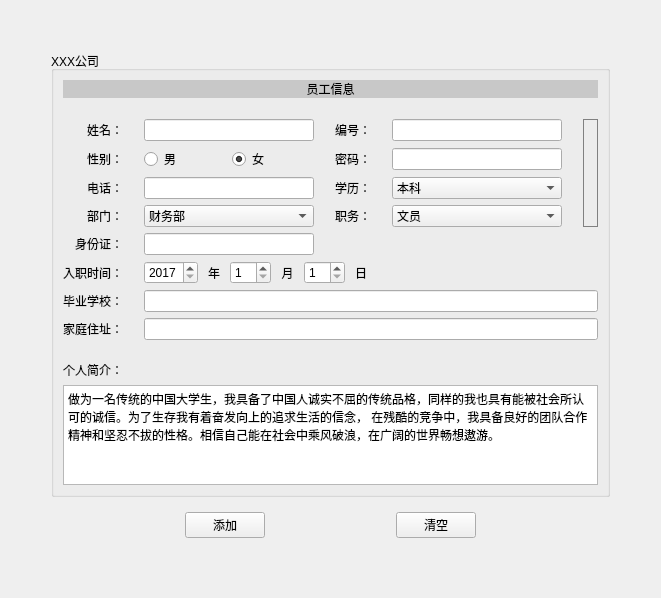
         <widget class="QWidget" name="add_emp">
          <layout class="QGridLayout" name="gridLayout">
           <item row="1" column="0">
            <spacer name="horizontalSpacer_25">
             <property name="orientation">
              <enum>Qt::Horizontal</enum>
             </property>
             <property name="sizeHint" stdset="0">
              <size>
               <width>40</width>
               <height>20</height>
              </size>
             </property>
            </spacer>
           </item>
           <item row="3" column="1">
            <spacer name="verticalSpacer_7">
             <property name="orientation">
              <enum>Qt::Vertical</enum>
             </property>
             <property name="sizeHint" stdset="0">
              <size>
               <width>20</width>
               <height>40</height>
              </size>
             </property>
            </spacer>
           </item>
           <item row="2" column="1">
            <widget class="QWidget" name="widget_14" native="true">
             <layout class="QHBoxLayout" name="horizontalLayout_5">
              <item>
               <spacer name="horizontalSpacer_22">
                <property name="orientation">
                 <enum>Qt::Horizontal</enum>
                </property>
                <property name="sizeHint" stdset="0">
                 <size>
                  <width>40</width>
                  <height>20</height>
                 </size>
                </property>
               </spacer>
              </item>
              <item>
               <widget class="QPushButton" name="pushButton_8">
                <property name="text">
                 <string>添加</string>
                </property>
               </widget>
              </item>
              <item>
               <spacer name="horizontalSpacer_23">
                <property name="orientation">
                 <enum>Qt::Horizontal</enum>
                </property>
                <property name="sizeHint" stdset="0">
                 <size>
                  <width>40</width>
                  <height>20</height>
                 </size>
                </property>
               </spacer>
              </item>
              <item>
               <widget class="QPushButton" name="pushButton_9">
                <property name="text">
                 <string>清空</string>
                </property>
               </widget>
              </item>
              <item>
               <spacer name="horizontalSpacer_24">
                <property name="orientation">
                 <enum>Qt::Horizontal</enum>
                </property>
                <property name="sizeHint" stdset="0">
                 <size>
                  <width>40</width>
                  <height>20</height>
                 </size>
                </property>
               </spacer>
              </item>
             </layout>
            </widget>
           </item>
           <item row="1" column="1">
            <widget class="QGroupBox" name="groupBox_3">
             <property name="title">
              <string>XXX公司</string>
             </property>
             <layout class="QVBoxLayout" name="verticalLayout_10">
              <property name="spacing">
               <number>21</number>
              </property>
              <item>
               <widget class="QLabel" name="label_38">
                <property name="styleSheet">
                 <string notr="true">background-color: rgb(200, 200, 200);</string>
                </property>
                <property name="text">
                 <string>员工信息</string>
                </property>
                <property name="alignment">
                 <set>Qt::AlignCenter</set>
                </property>
               </widget>
              </item>
              <item>
               <widget class="QWidget" name="widget_4" native="true">
                <layout class="QGridLayout" name="gridLayout_2">
                 <property name="leftMargin">
                  <number>0</number>
                 </property>
                 <property name="topMargin">
                  <number>0</number>
                 </property>
                 <property name="rightMargin">
                  <number>0</number>
                 </property>
                 <property name="bottomMargin">
                  <number>0</number>
                 </property>
                 <property name="horizontalSpacing">
                  <number>21</number>
                 </property>
                 <item row="1" column="1">
                  <widget class="QWidget" name="widget_2" native="true">
                   <layout class="QHBoxLayout" name="horizontalLayout">
                    <property name="leftMargin">
                     <number>0</number>
                    </property>
                    <property name="topMargin">
                     <number>0</number>
                    </property>
                    <property name="rightMargin">
                     <number>0</number>
                    </property>
                    <property name="bottomMargin">
                     <number>0</number>
                    </property>
                    <item>
                     <widget class="QRadioButton" name="radioButton">
                      <property name="text">
                       <string>男</string>
                      </property>
                     </widget>
                    </item>
                    <item>
                     <widget class="QRadioButton" name="radioButton_2">
                      <property name="text">
                       <string>女</string>
                      </property>
                      <property name="checkable">
                       <bool>true</bool>
                      </property>
                      <property name="checked">
                       <bool>true</bool>
                      </property>
                     </widget>
                    </item>
                   </layout>
                  </widget>
                 </item>
                 <item row="3" column="0">
                  <widget class="QLabel" name="label_45">
                   <property name="text">
                    <string>部门：</string>
                   </property>
                   <property name="alignment">
                    <set>Qt::AlignRight|Qt::AlignTrailing|Qt::AlignVCenter</set>
                   </property>
                  </widget>
                 </item>
                 <item row="8" column="0">
                  <widget class="QLabel" name="label_68">
                   <property name="text">
                    <string>家庭住址：</string>
                   </property>
                   <property name="alignment">
                    <set>Qt::AlignRight|Qt::AlignTrailing|Qt::AlignVCenter</set>
                   </property>
                  </widget>
                 </item>
                 <item row="3" column="1">
                  <widget class="QComboBox" name="comboBox_8">
                   <property name="minimumSize">
                    <size>
                     <width>170</width>
                     <height>0</height>
                    </size>
                   </property>
                   <property name="maximumSize">
                    <size>
                     <width>170</width>
                     <height>16777215</height>
                    </size>
                   </property>
                   <item>
                    <property name="text">
                     <string>财务部</string>
                    </property>
                   </item>
                   <item>
                    <property name="text">
                     <string>后勤部</string>
                    </property>
                   </item>
                   <item>
                    <property name="text">
                     <string>人事部</string>
                    </property>
                   </item>
                   <item>
                    <property name="text">
                     <string>品管部</string>
                    </property>
                   </item>
                   <item>
                    <property name="text">
                     <string>营销部</string>
                    </property>
                   </item>
                   <item>
                    <property name="text">
                     <string>产品开发部</string>
                    </property>
                   </item>
                   <item>
                    <property name="text">
                     <string>人力资源部</string>
                    </property>
                   </item>
                   <item>
                    <property name="text">
                     <string>资源采购部</string>
                    </property>
                   </item>
                   <item>
                    <property name="text">
                     <string>售后服务部</string>
                    </property>
                   </item>
                  </widget>
                 </item>
                 <item row="6" column="0">
                  <widget class="QLabel" name="label_7">
                   <property name="text">
                    <string>入职时间：</string>
                   </property>
                   <property name="alignment">
                    <set>Qt::AlignRight|Qt::AlignTrailing|Qt::AlignVCenter</set>
                   </property>
                  </widget>
                 </item>
                 <item row="3" column="2">
                  <widget class="QLabel" name="label_64">
                   <property name="text">
                    <string>职务：</string>
                   </property>
                   <property name="alignment">
                    <set>Qt::AlignRight|Qt::AlignTrailing|Qt::AlignVCenter</set>
                   </property>
                  </widget>
                 </item>
                 <item row="8" column="1" colspan="4">
                  <widget class="QLineEdit" name="lineEdit_40"/>
                 </item>
                 <item row="3" column="3">
                  <widget class="QComboBox" name="comboBox_10">
                   <property name="minimumSize">
                    <size>
                     <width>170</width>
                     <height>0</height>
                    </size>
                   </property>
                   <property name="maximumSize">
                    <size>
                     <width>170</width>
                     <height>16777215</height>
                    </size>
                   </property>
                   <item>
                    <property name="text">
                     <string>文员</string>
                    </property>
                   </item>
                   <item>
                    <property name="text">
                     <string>生产员工</string>
                    </property>
                   </item>
                   <item>
                    <property name="text">
                     <string>技术工人</string>
                    </property>
                   </item>
                   <item>
                    <property name="text">
                     <string>高级工程师</string>
                    </property>
                   </item>
                   <item>
                    <property name="text">
                     <string>部门经理</string>
                    </property>
                   </item>
                   <item>
                    <property name="text">
                     <string>主任</string>
                    </property>
                   </item>
                   <item>
                    <property name="text">
                     <string>总经理</string>
                    </property>
                   </item>
                  </widget>
                 </item>
                 <item row="5" column="1">
                  <widget class="QLineEdit" name="lineEdit_25">
                   <property name="minimumSize">
                    <size>
                     <width>170</width>
                     <height>0</height>
                    </size>
                   </property>
                   <property name="maximumSize">
                    <size>
                     <width>170</width>
                     <height>16777215</height>
                    </size>
                   </property>
                  </widget>
                 </item>
                 <item row="1" column="3">
                  <widget class="QLineEdit" name="lineEdit_24">
                   <property name="minimumSize">
                    <size>
                     <width>170</width>
                     <height>0</height>
                    </size>
                   </property>
                   <property name="maximumSize">
                    <size>
                     <width>170</width>
                     <height>16777215</height>
                    </size>
                   </property>
                  </widget>
                 </item>
                 <item row="0" column="4" rowspan="4">
                  <widget class="QLabel" name="label_5">
                   <property name="cursor">
                    <cursorShape>PointingHandCursor</cursorShape>
                   </property>
                   <property name="toolTip">
                    <string>点击上传头像</string>
                   </property>
                   <property name="styleSheet">
                    <string notr="true">border: 1px solid gray;
padding: 3px
</string>
                   </property>
                   <property name="pixmap">
                    <pixmap resource="Page/page.qrc">:/form/images/default_avatar.png</pixmap>
                   </property>
                   <property name="scaledContents">
                    <bool>true</bool>
                   </property>
                  </widget>
                 </item>
                 <item row="2" column="2">
                  <widget class="QLabel" name="label_63">
                   <property name="text">
                    <string>学历：</string>
                   </property>
                   <property name="alignment">
                    <set>Qt::AlignRight|Qt::AlignTrailing|Qt::AlignVCenter</set>
                   </property>
                  </widget>
                 </item>
                 <item row="2" column="3">
                  <widget class="QComboBox" name="comboBox_2">
                   <property name="minimumSize">
                    <size>
                     <width>170</width>
                     <height>0</height>
                    </size>
                   </property>
                   <property name="maximumSize">
                    <size>
                     <width>170</width>
                     <height>16777215</height>
                    </size>
                   </property>
                   <item>
                    <property name="text">
                     <string>本科</string>
                    </property>
                   </item>
                   <item>
                    <property name="text">
                     <string>专科</string>
                    </property>
                   </item>
                   <item>
                    <property name="text">
                     <string>小学</string>
                    </property>
                   </item>
                   <item>
                    <property name="text">
                     <string>初中</string>
                    </property>
                   </item>
                   <item>
                    <property name="text">
                     <string>研究生</string>
                    </property>
                   </item>
                   <item>
                    <property name="text">
                     <string>硕士生</string>
                    </property>
                   </item>
                   <item>
                    <property name="text">
                     <string>博士</string>
                    </property>
                   </item>
                   <item>
                    <property name="text">
                     <string>博士后</string>
                    </property>
                   </item>
                  </widget>
                 </item>
                 <item row="1" column="0">
                  <widget class="QLabel" name="label_4">
                   <property name="text">
                    <string>性别：</string>
                   </property>
                   <property name="alignment">
                    <set>Qt::AlignRight|Qt::AlignTrailing|Qt::AlignVCenter</set>
                   </property>
                  </widget>
                 </item>
                 <item row="2" column="0">
                  <widget class="QLabel" name="label_48">
                   <property name="text">
                    <string>电话：</string>
                   </property>
                   <property name="alignment">
                    <set>Qt::AlignRight|Qt::AlignTrailing|Qt::AlignVCenter</set>
                   </property>
                  </widget>
                 </item>
                 <item row="1" column="2">
                  <widget class="QLabel" name="label_44">
                   <property name="text">
                    <string>密码：</string>
                   </property>
                   <property name="alignment">
                    <set>Qt::AlignRight|Qt::AlignTrailing|Qt::AlignVCenter</set>
                   </property>
                  </widget>
                 </item>
                 <item row="2" column="1">
                  <widget class="QLineEdit" name="lineEdit_35">
                   <property name="minimumSize">
                    <size>
                     <width>170</width>
                     <height>0</height>
                    </size>
                   </property>
                   <property name="maximumSize">
                    <size>
                     <width>170</width>
                     <height>16777215</height>
                    </size>
                   </property>
                  </widget>
                 </item>
                 <item row="5" column="0">
                  <widget class="QLabel" name="label_62">
                   <property name="text">
                    <string>身份证：</string>
                   </property>
                   <property name="alignment">
                    <set>Qt::AlignRight|Qt::AlignTrailing|Qt::AlignVCenter</set>
                   </property>
                  </widget>
                 </item>
                 <item row="7" column="1" colspan="4">
                  <widget class="QLineEdit" name="lineEdit_33"/>
                 </item>
                 <item row="7" column="0">
                  <widget class="QLabel" name="label_69">
                   <property name="text">
                    <string>毕业学校：</string>
                   </property>
                   <property name="alignment">
                    <set>Qt::AlignRight|Qt::AlignTrailing|Qt::AlignVCenter</set>
                   </property>
                  </widget>
                 </item>
                 <item row="0" column="3">
                  <widget class="QLineEdit" name="lineEdit_18">
                   <property name="minimumSize">
                    <size>
                     <width>170</width>
                     <height>0</height>
                    </size>
                   </property>
                   <property name="maximumSize">
                    <size>
                     <width>170</width>
                     <height>16777215</height>
                    </size>
                   </property>
                  </widget>
                 </item>
                 <item row="0" column="2">
                  <widget class="QLabel" name="label_41">
                   <property name="text">
                    <string>编号：</string>
                   </property>
                   <property name="alignment">
                    <set>Qt::AlignRight|Qt::AlignTrailing|Qt::AlignVCenter</set>
                   </property>
                  </widget>
                 </item>
                 <item row="0" column="0">
                  <widget class="QLabel" name="label_55">
                   <property name="text">
                    <string>姓名：</string>
                   </property>
                   <property name="alignment">
                    <set>Qt::AlignRight|Qt::AlignTrailing|Qt::AlignVCenter</set>
                   </property>
                  </widget>
                 </item>
                 <item row="0" column="1">
                  <widget class="QLineEdit" name="lineEdit_7">
                   <property name="minimumSize">
                    <size>
                     <width>170</width>
                     <height>0</height>
                    </size>
                   </property>
                   <property name="maximumSize">
                    <size>
                     <width>170</width>
                     <height>16777215</height>
                    </size>
                   </property>
                  </widget>
                 </item>
                 <item row="6" column="1" colspan="2">
                  <widget class="QWidget" name="widget_5" native="true">
                   <layout class="QHBoxLayout" name="horizontalLayout_9">
                    <property name="leftMargin">
                     <number>0</number>
                    </property>
                    <property name="topMargin">
                     <number>0</number>
                    </property>
                    <property name="rightMargin">
                     <number>0</number>
                    </property>
                    <property name="bottomMargin">
                     <number>0</number>
                    </property>
                    <item>
                     <widget class="QSpinBox" name="spinBox">
                      <property name="minimum">
                       <number>2017</number>
                      </property>
                      <property name="maximum">
                       <number>2050</number>
                      </property>
                     </widget>
                    </item>
                    <item>
                     <widget class="QLabel" name="label_9">
                      <property name="text">
                       <string>年</string>
                      </property>
                      <property name="alignment">
                       <set>Qt::AlignCenter</set>
                      </property>
                     </widget>
                    </item>
                    <item>
                     <widget class="QSpinBox" name="spinBox_2">
                      <property name="minimum">
                       <number>1</number>
                      </property>
                      <property name="maximum">
                       <number>12</number>
                      </property>
                     </widget>
                    </item>
                    <item>
                     <widget class="QLabel" name="label_10">
                      <property name="text">
                       <string>月</string>
                      </property>
                      <property name="alignment">
                       <set>Qt::AlignCenter</set>
                      </property>
                     </widget>
                    </item>
                    <item>
                     <widget class="QSpinBox" name="spinBox_3">
                      <property name="minimum">
                       <number>1</number>
                      </property>
                      <property name="maximum">
                       <number>31</number>
                      </property>
                     </widget>
                    </item>
                    <item>
                     <widget class="QLabel" name="label_11">
                      <property name="text">
                       <string>日</string>
                      </property>
                      <property name="alignment">
                       <set>Qt::AlignCenter</set>
                      </property>
                     </widget>
                    </item>
                   </layout>
                  </widget>
                 </item>
                </layout>
               </widget>
              </item>
              <item>
               <widget class="QWidget" name="widget_6" native="true">
                <layout class="QVBoxLayout" name="verticalLayout_5">
                 <property name="leftMargin">
                  <number>0</number>
                 </property>
                 <property name="topMargin">
                  <number>0</number>
                 </property>
                 <property name="rightMargin">
                  <number>0</number>
                 </property>
                 <property name="bottomMargin">
                  <number>0</number>
                 </property>
                 <item>
                  <widget class="QLabel" name="label_37">
                   <property name="text">
                    <string>个人简介：</string>
                   </property>
                  </widget>
                 </item>
                 <item>
                  <widget class="QPlainTextEdit" name="plainTextEdit_4">
                   <property name="maximumSize">
                    <size>
                     <width>16777215</width>
                     <height>100</height>
                    </size>
                   </property>
                   <property name="frameShadow">
                    <enum>QFrame::Plain</enum>
                   </property>
                   <property name="plainText">
                    <string>做为一名传统的中国大学生，我具备了中国人诚实不屈的传统品格，同样的我也具有能被社会所认可的诚信。为了生存我有着奋发向上的追求生活的信念， 在残酷的竞争中，我具备良好的团队合作精神和坚忍不拔的性格。相信自己能在社会中乘风破浪，在广阔的世界畅想遨游。</string>
                   </property>
                  </widget>
                 </item>
                </layout>
               </widget>
              </item>
             </layout>
            </widget>
           </item>
           <item row="1" column="2">
            <spacer name="horizontalSpacer_21">
             <property name="orientation">
              <enum>Qt::Horizontal</enum>
             </property>
             <property name="sizeHint" stdset="0">
              <size>
               <width>40</width>
               <height>20</height>
              </size>
             </property>
            </spacer>
           </item>
           <item row="0" column="1">
            <spacer name="verticalSpacer_8">
             <property name="orientation">
              <enum>Qt::Vertical</enum>
             </property>
             <property name="sizeHint" stdset="0">
              <size>
               <width>20</width>
               <height>40</height>
              </size>
             </property>
            </spacer>
           </item>
          </layout>
         </widget>
